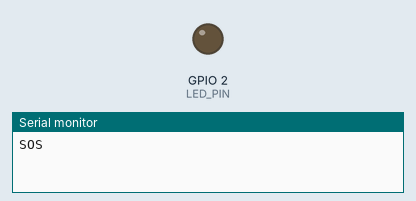
Simulated run of this sketch. Board: ESP32. On the bench: output pins drawn as LEDs (lit = HIGH), the last lines printed to the serial monitor.

Above: at 1.3 s.
At 9.3 s:
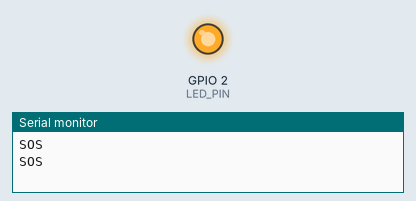
Timing chart, 0 to 9.6 s (numbered marks = the images above):
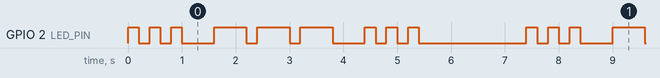

The sketch:

sos_blink.ino
```cpp
// SOS Morse-code blinker for the ESP32 onboard LED (GPIO 2).
// SOS = ... --- ...  (3 short, 3 long, 3 short)

const int LED_PIN = 2;

const int DOT  = 200;   // short flash
const int DASH = 600;   // long flash (3x dot)
const int GAP_SYMBOL  = 200;   // gap between dots/dashes within a letter
const int GAP_LETTER  = 600;   // gap between letters
const int GAP_MESSAGE = 1400;  // gap before repeating the message

void flash(int duration) {
  digitalWrite(LED_PIN, HIGH);
  delay(duration);
  digitalWrite(LED_PIN, LOW);
  delay(GAP_SYMBOL);
}

void letter(const char *symbols) {
  for (int i = 0; symbols[i] != '\0'; i++) {
    flash(symbols[i] == '.' ? DOT : DASH);
  }
  delay(GAP_LETTER - GAP_SYMBOL);
}

void setup() {
  pinMode(LED_PIN, OUTPUT);
  Serial.begin(9600);
}

void loop() {
  Serial.println("SOS");
  letter("...");   // S
  letter("---");   // O
  letter("...");   // S
  delay(GAP_MESSAGE);
}
```

Measured:
- by itself, GPIO 2 (LED_PIN): repeats every 7.4 s: 2 × (LOW 0.20 s, HIGH 0.20 s), LOW 0.60 s, 2 × (HIGH 0.60 s, LOW 0.20 s), HIGH 0.60 s, LOW 0.60 s, 2 × (HIGH 0.20 s, LOW 0.20 s), HIGH 0.20 s, LOW 2.0 s, HIGH 0.20 s
- by itself, everything shown: repeats every 7.4 s, in 18 steps
